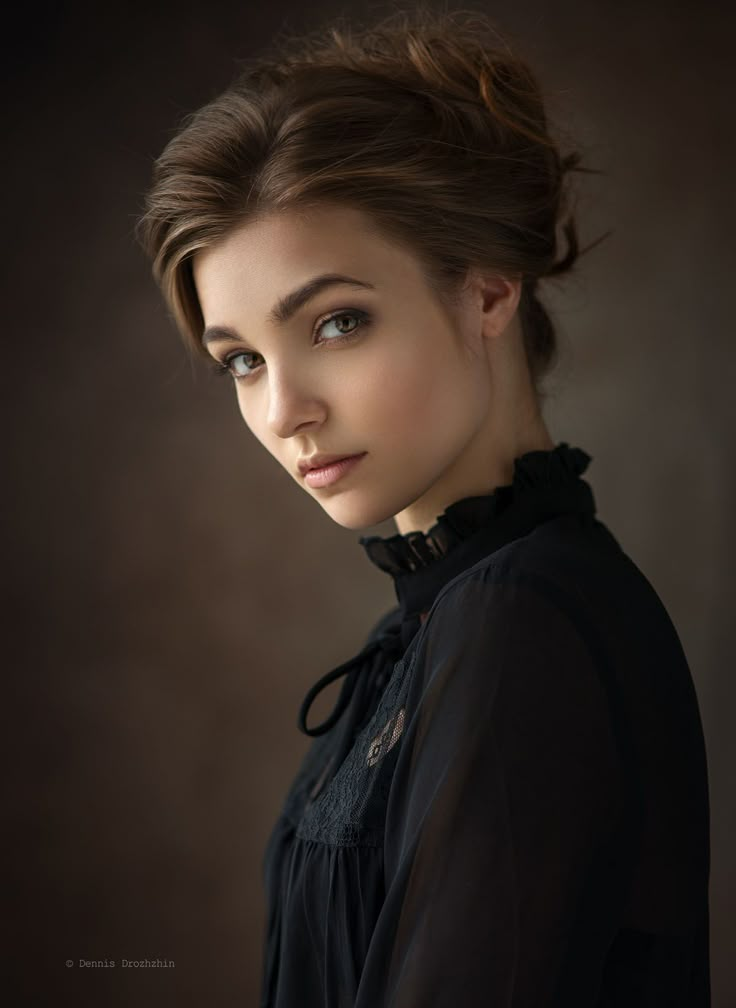
#> input picture images/input.jpg, 736 x 1008 px
$ python main.py
#> lines starting #> are read from the running program, lines starting #| are printed output that depends on the picture; after the words box and inside, x2 and y2 are one past the last pixel; in counts of white or black regions, pixels touching at a corner belong together
import cv2
import numpy as np
import matplotlib.pyplot as plt

# -----------------------------
# Read input image
# -----------------------------
img = cv2.imread("images/input.jpg")
#> img is the input picture: shape (1008, 736, 3); mean B, G, R 33.1, 39.5, 49.5

if img is None:
    print("Error: Image not found. Check path!")
    exit()

# Convert BGR to RGB for display
img_rgb = cv2.cvtColor(img, cv2.COLOR_BGR2RGB)

# -----------------------------
# 1. Grayscale Conversion
# -----------------------------
gray = cv2.cvtColor(img, cv2.COLOR_BGR2GRAY)
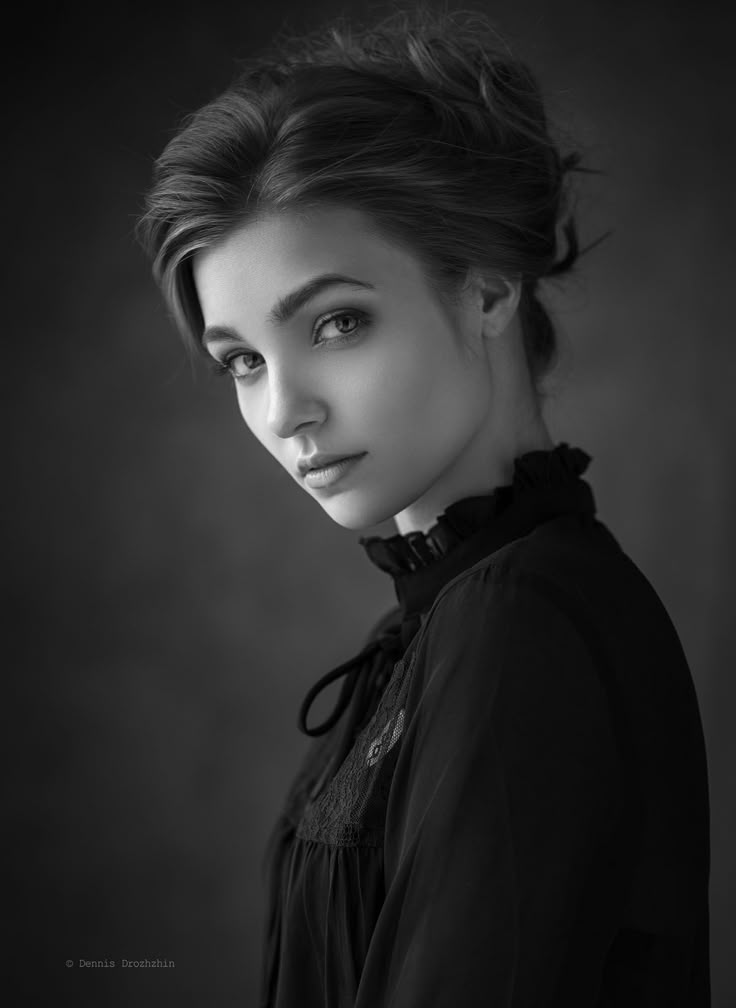
#> gray: shape (1008, 736); min 0, max 245, mean 41.8
cv2.imwrite("output/1_grayscale.jpg", gray)

# -----------------------------
# 2. Image Resizing
# -----------------------------
resized = cv2.resize(img, (300, 300))
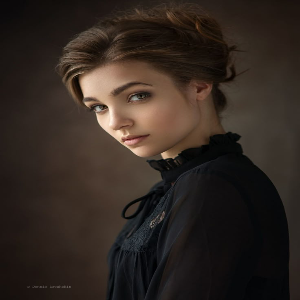
#> resized: shape (300, 300, 3); mean B, G, R 33.1, 39.5, 49.4
cv2.imwrite("output/2_resized.jpg", resized)

# -----------------------------
# 3. Image Blurring
# -----------------------------
blur = cv2.GaussianBlur(img, (15, 15), 0)
cv2.imwrite("output/3_blur.jpg", blur)

# -----------------------------
# 4. Edge Detection
# -----------------------------
edges = cv2.Canny(gray, 100, 200)
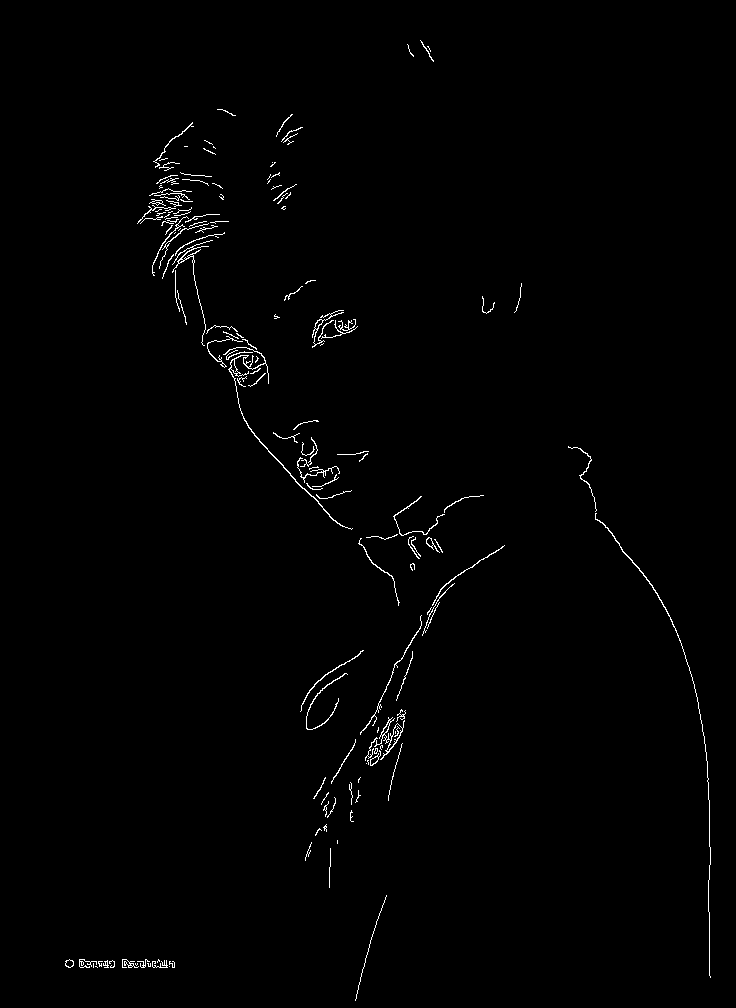
#> edges: shape (1008, 736); 0.9% white in thin lines or dots, all inside (x1, y1, x2, y2) = (65, 40, 711, 1001)
cv2.imwrite("output/4_edges.jpg", edges)

# -----------------------------
# 5. Image Sharpening
# -----------------------------
kernel = np.array([[0, -1, 0],
                   [-1, 5, -1],
                   [0, -1, 0]])
sharpened = cv2.filter2D(img, -1, kernel)
cv2.imwrite("output/5_sharpen.jpg", sharpened)

# -----------------------------
# 6. Thresholding
# -----------------------------
_, threshold = cv2.threshold(gray, 127, 255, cv2.THRESH_BINARY)
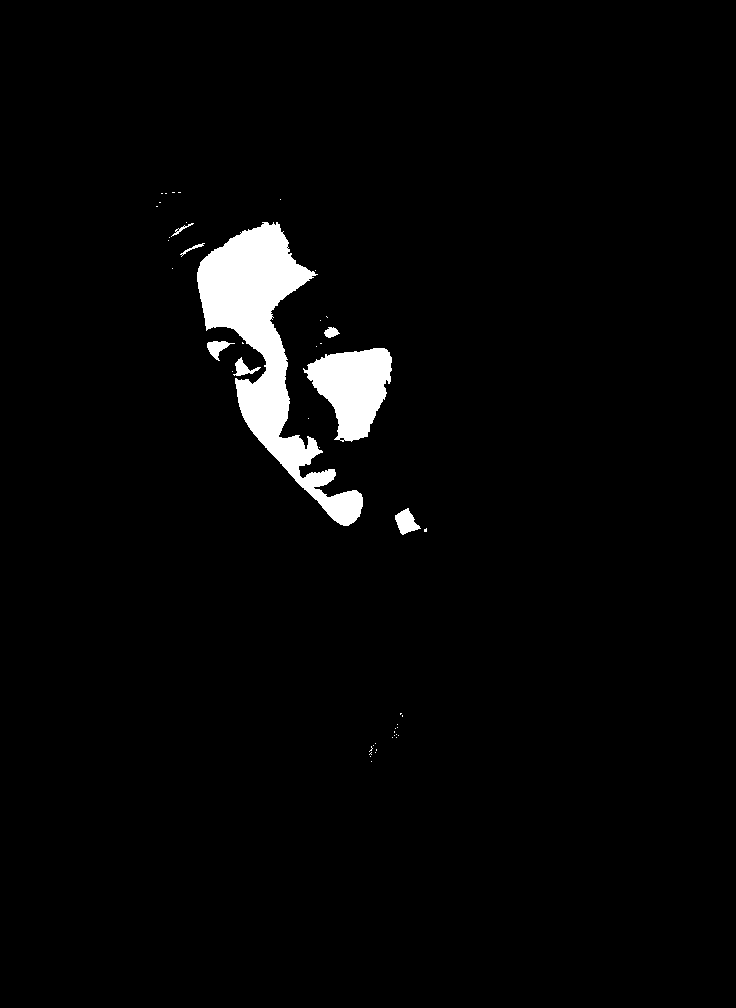
#> threshold: shape (1008, 736); 2.9% white; 48 white regions (40 under 20 px), largest, box (x1, y1, x2, y2) and area: (197, 222, 363, 526) 15370, (303, 348, 392, 442) 5130, (395, 508, 421, 535) 393
cv2.imwrite("output/6_threshold.jpg", threshold)

# -----------------------------
# Display all images
# -----------------------------
titles = [
    "Original Image",
    "Grayscale",
    "Resized",
    "Blurred",
    "Edges",
    "Sharpened",
    "Thresholded"
]

images = [
    img_rgb,
    gray,
    cv2.cvtColor(resized, cv2.COLOR_BGR2RGB),
    cv2.cvtColor(blur, cv2.COLOR_BGR2RGB),
    edges,
    cv2.cvtColor(sharpened, cv2.COLOR_BGR2RGB),
    threshold
]

plt.figure(figsize=(12, 8))
plt.suptitle("Image Processing Results", fontsize=14, fontweight="bold")

for i in range(len(images)):
    plt.subplot(3, 3, i + 1)
    plt.imshow(images[i], cmap="gray")
    plt.title(titles[i])
    plt.axis("off")
#> this loop made 7 passes

plt.tight_layout()
plt.show()
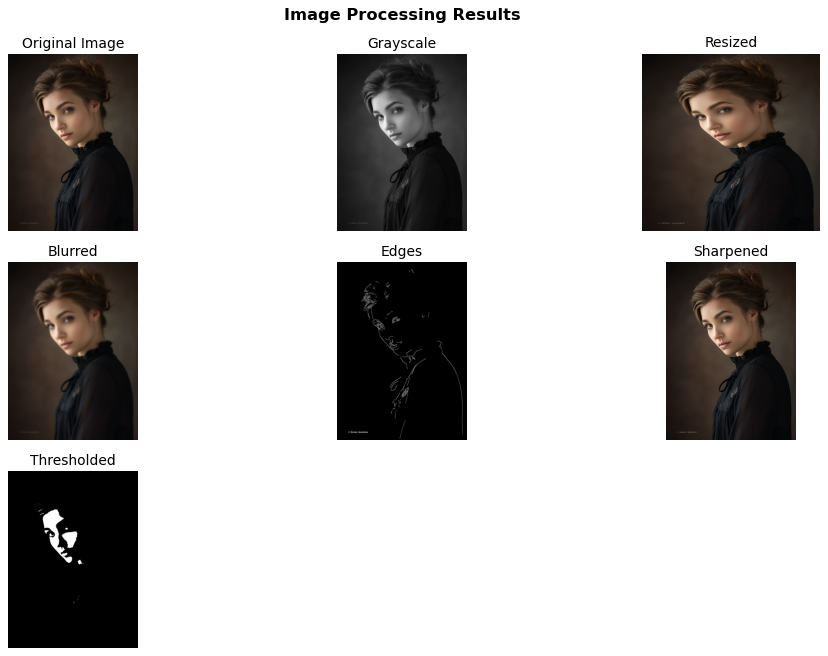
#> figure drawn by matplotlib, 7 panels
